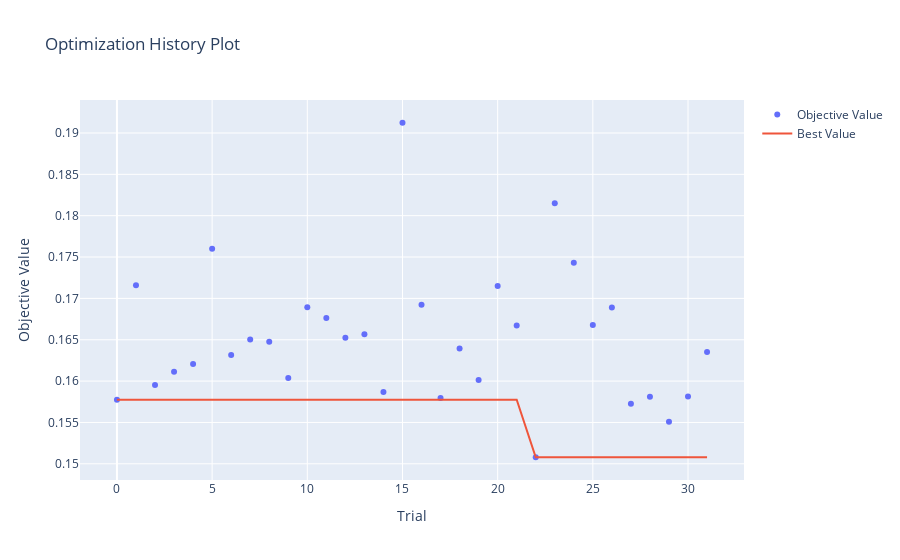

The notebook cell saved with this chart:
### Code cell
import os
import optuna
import json
import nbformat
import plotly.io as pio
from optuna.visualization import plot_optimization_history

# Verify nbformat version
print(f"nbformat version: {nbformat.__version__}")

# Define the directory where the study and JSON file are located
study_directory = "S:/tina/AML/P3/RR-Former"

# Check if the database file exists
db_path = os.path.join(study_directory, "LSTMMSVS2S_FirstOptimizationTrial.db")
if not os.path.exists(db_path):
    print(f"Database file does not exist at {db_path}")
else:
    print(f"Database file found at {db_path}")

# List all studies in the SQLite database
storage_url = f"sqlite:///{db_path}"
study_summaries = optuna.study.get_all_study_summaries(storage=storage_url)
print("Available studies:")
for study_summary in study_summaries:
    print(f"Study name: {study_summary.study_name}")

# Load the study from the SQLite database
try:
    study = optuna.load_study(study_name="LSTMMSVS2S_FirstOptimizationTrial",
                              storage=storage_url)
    print("Study loaded successfully")
except KeyError as e:
    print(f"Error loading study: {e}")
    print("Please check the study name and ensure it matches one of the available studies listed above.")
    # Exit the script if the study cannot be loaded
    exit(1)

# Plot the optimization history
fig = plot_optimization_history(study)

# Explicitly check nbformat version before showing the plot
if nbformat and nbformat.__version__ >= "4.2.0":
    pio.show(fig)
else:
    raise ValueError("Mime type rendering requires nbformat>=4.2.0 but it is not installed")

### Figure 1 — Plotly figure (JSON) as saved in the notebook; plotly's stock layout.template omitted (floating-point values rounded to 4 significant figures)
{"data": [{"mode": "markers", "name": "Objective Value", "type": "scatter", "x": [0, 1, 2, 3, 4, 5, 6, 7, 8, 9, 10, 11, 12, 13, 14, 15, 16, 17, 18, 19, 20, 21, 22, 23, 24, 25, 26, 27, 28, 29, 30, 31], "y": [0.1577, 0.1716, 0.1595, 0.1611, 0.1621, 0.176, 0.1632, 0.165, 0.1648, 0.1604, 0.1689, 0.1676, 0.1653, 0.1657, 0.1587, 0.1912, 0.1692, 0.1579, 0.164, 0.1601, 0.1715, 0.1667, 0.1508, 0.1815, 0.1743, 0.1668, 0.1689, 0.1573, 0.1581, 0.1551, 0.1582, 0.1635]}, {"mode": "lines", "name": "Best Value", "type": "scatter", "x": [0, 1, 2, 3, 4, 5, 6, 7, 8, 9, 10, 11, 12, 13, 14, 15, 16, 17, 18, 19, 20, 21, 22, 23, 24, 25, 26, 27, 28, 29, 30, 31], "y": [0.1577, 0.1577, 0.1577, 0.1577, 0.1577, 0.1577, 0.1577, 0.1577, 0.1577, 0.1577, 0.1577, 0.1577, 0.1577, 0.1577, 0.1577, 0.1577, 0.1577, 0.1577, 0.1577, 0.1577, 0.1577, 0.1577, 0.1508, 0.1508, 0.1508, 0.1508, 0.1508, 0.1508, 0.1508, 0.1508, 0.1508, 0.1508]}, {"marker": {"color": "#cccccc"}, "mode": "markers", "name": "Infeasible Trial", "showlegend": false, "type": "scatter", "x": [], "y": []}], "layout": {"title": {"text": "Optimization History Plot"}, "xaxis": {"title": {"text": "Trial"}}, "yaxis": {"title": {"text": "Objective Value"}}}}
